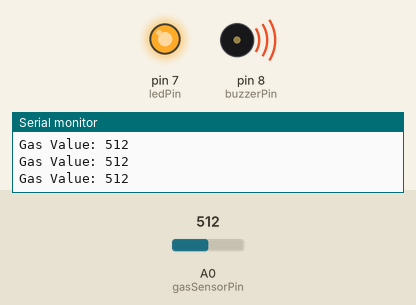
A sketch run on a simulated Arduino Uno, built with avr-gcc and run on an emulated ATmega328P. On the bench: output pins drawn as LEDs (lit = HIGH), buzzer (waves = sounding, pin HIGH), the last lines printed to the serial monitor. Inputs (shaded band) come from the test bench; at power-on: A0 (gasSensorPin) = 512.

Above: at 1.2 s.
1.3 s: A0 (gasSensorPin) set to 414
2.8 s: A0 (gasSensorPin) set to 394
At 4.0 s:
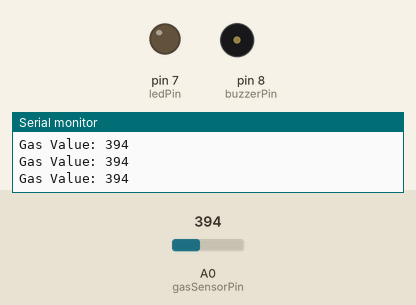
4.3 s: A0 (gasSensorPin) set to 410
At 5.5 s:
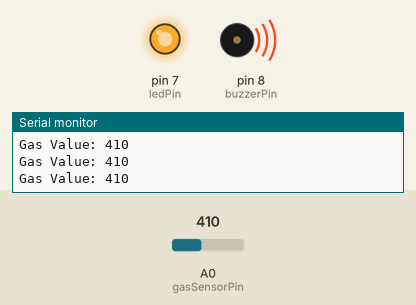
5.8 s: A0 (gasSensorPin) set to 390
At 7.1 s:
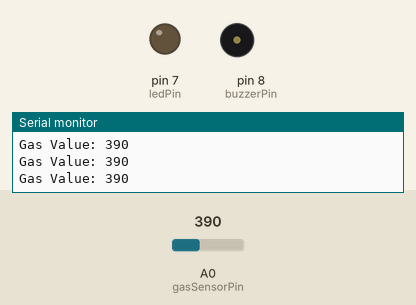
Timing chart, 0 to 8.3 s (numbered marks = the images above; inputs shaded):
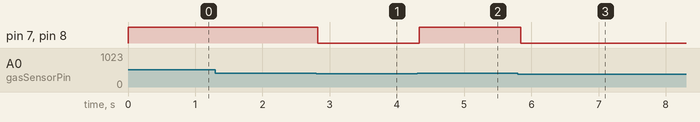

Measured:
- the behaviour switches between 401 and 400 on A0 (gasSensorPin) (found by bisection; images 0 and 1)
- after the input at 2.8 s, pin 7 (ledPin), pin 8 (buzzerPin): HIGH → LOW at once
- after the input at 4.3 s, pin 7 (ledPin), pin 8 (buzzerPin): LOW → HIGH at once
- after the input at 5.8 s, pin 7 (ledPin), pin 8 (buzzerPin): HIGH → LOW at once

The sketch:

mq2_gas_alarm_basic.ino
```cpp
// (licence header left out)
int gasSensorPin = A0;
int buzzerPin = 8;
int ledPin = 7;
int gasValue = 0;
int threshold = 400;

void setup() {
  Serial.begin(9600);

  pinMode(buzzerPin, OUTPUT);
  pinMode(ledPin, OUTPUT);
}

void loop() {
  gasValue = analogRead(gasSensorPin);
  Serial.print("Gas Value: ");
  Serial.println(gasValue);

  if (gasValue > threshold) {
    digitalWrite(buzzerPin, HIGH);
    digitalWrite(ledPin, HIGH);
  } else {
    digitalWrite(buzzerPin, LOW);
    digitalWrite(ledPin, LOW);
  }

  delay(50);
}
```
